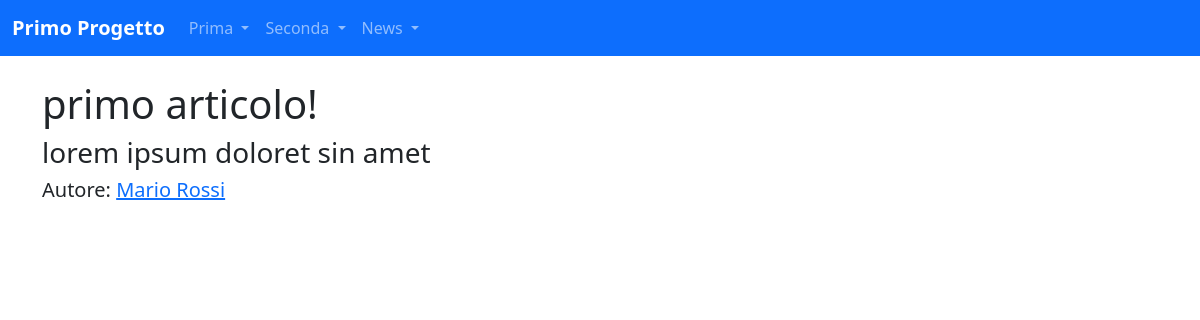
The page /news/articoli/1/ on the database its author committed.
### news/models.py (models this page shows, shortened)
class Articolo(models.Model):
    titolo = models.CharField(max_length=100)
    contenuto = models.TextField()
    giornalista = models.ForeignKey(Giornalista, on_delete=models.CASCADE, related_name="articoli")
    data = models.DateField(auto_now=True, blank=True)
    visualizzazioni = models.IntegerField(default=0, blank=True)
    class Meta:
        verbose_name = "Articolo"
        verbose_name_plural = "Articoli"

class Giornalista(models.Model):
    nome = models.CharField(max_length=20)
    cognome = models.CharField(max_length=20)
    anno_di_nascita = models.DateField(blank=True, null=True)
    def __str__(self):
        return f"{self.nome} {self.cognome}"
    class Meta:
        verbose_name = "Giornalista"
        verbose_name_plural = "Giornalisti"

### news/views.py (the view)
# urls.py: path("articoli/<int:pk>/", articoloDetailView, name="articolo_detail"),
def articoloDetailView(request, pk):
    articolo = Articolo.objects.get(pk=pk)
    context = {"articolo": articolo}
    return render(request, "news/articolo_detail.html", context)

### news/templates/news/articolo_detail.html (shortened to what this page needs)
{% extends 'base.html' %}
{% block content %}
    <h1>{{ articolo.titolo }}</h1>
    <h3>{{ articolo.contenuto }}</h3>
    <h5>Autore: <a href="{% url 'news:giornalista_detail' pk=articolo.giornalista.pk %}">{{ articolo.giornalista }}</a></h5>
{% endblock content %}

### rows shown on the page
Articolo: titolo "primo articolo!", contenuto "lorem ipsum doloret sin amet", giornalista "Mario Rossi"
